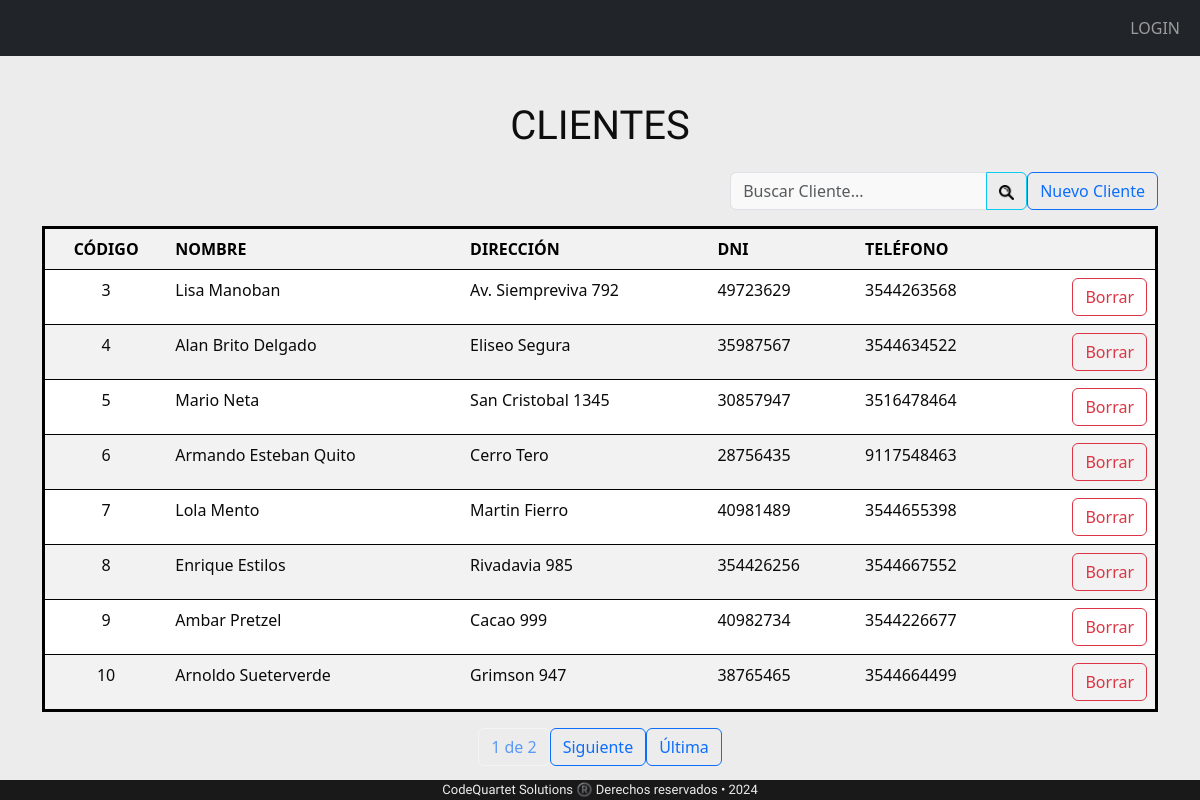
Page /tablaclientes/ on the earlier database version.
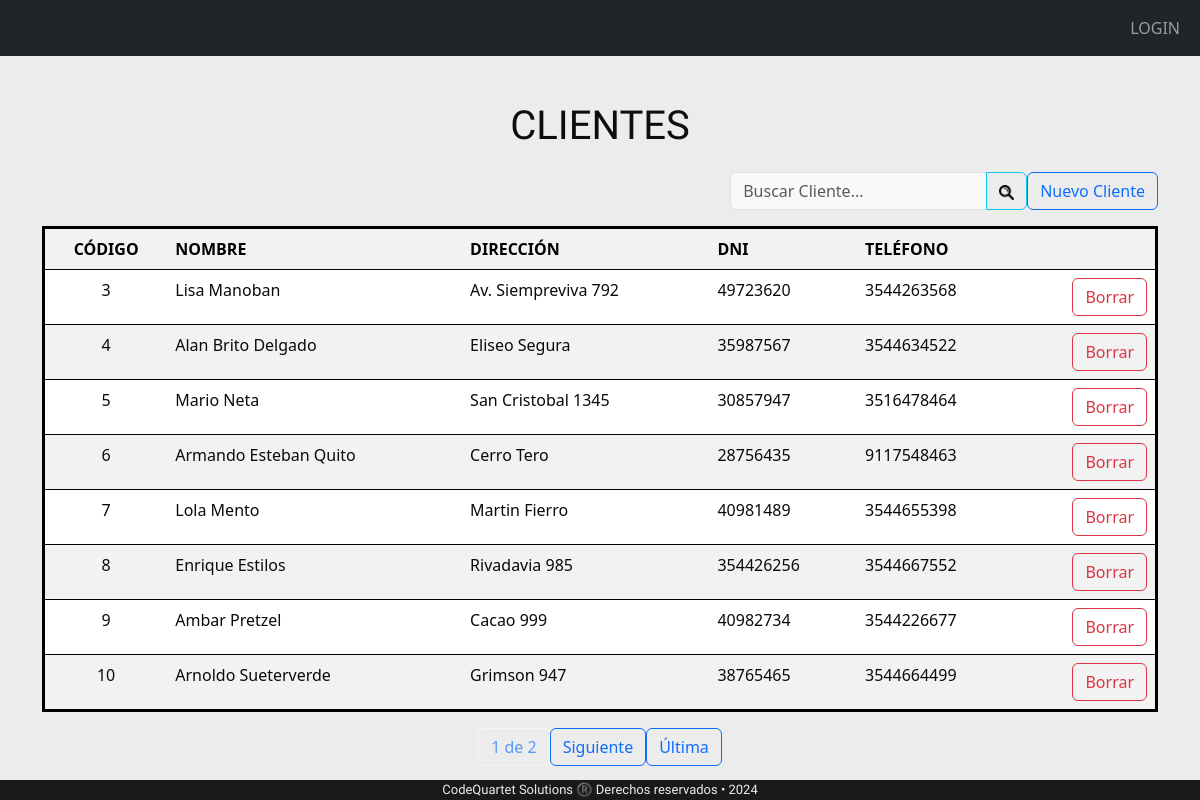
Same page on the later database version.
### appRieVictoria/models.py (models this page shows, shortened)
class Clientes (models.Model):
    nombre = models.CharField(max_length=100, help_text= '')
    direccion = models.CharField(max_length=100, help_text='')
    DNI = models.PositiveBigIntegerField(help_text='')
    telefono = models.PositiveBigIntegerField(help_text='')
    empleados = models.ManyToManyField("Empleados" ,related_name='clientes_relacionados', through="Ventas")

### appRieVictoria/views.py (the view)
class tablaClientes(ListView):
    model = Clientes
    template_name = 'tablaClientes.html'
    context_object_name = 'Clientes'
    paginate_by = 8
    def get_queryset(self):
        query = self.request.GET.get('q', '')
        clientes = Clientes.objects.filter(nombre__icontains=query)
        return clientes
    def get_context_data(self, **kwargs):
        context = super().get_context_data(**kwargs)
        query = self.request.GET.get('q', '')
        context['query'] = query
        return context

### proyectoRieVictoria/templates/tablaclientes.html (shortened to what this page needs)
{% extends "base.html" %}
{% block content %}
<div class="nombreTablas">
    <p >CLIENTES</p>
</div>
<div class="row">
    <div class="col d-flex justify-content-end  mb-3">
        <form method="GET">
            <div class="input-group">
                <input type="text" class="form-control inputApagado " name="q" value="{{ query }}" placeholder="Buscar Cliente...">
                <button class="btn btn-outline-info"
                 type="submit"><img src="/static/img/search.png"  alt="Lupa de búsqueda" width="15" height="15" ></button>
            </div>
        </form>
    <a class="btn btn-outline-primary" href="/clientes/ClientesNuevo{{ p.id}}">Nuevo Cliente</a></td>
    </div>
</div>
<table style="border-style: solid; border-color: black;" class="table table-striped">
            <tr>
                <th class="centrado">CÓDIGO</th>
                <th>NOMBRE</th>
                <th>DIRECCIÓN</th>
                <th>DNI</th>
                <th>TELÉFONO</th>
                <th></th>
            </tr>
            {% for p in Clientes %}
            <tr onclick="window.location='/clientes/ClientesModif/{{ p.id }}/'">
                <td class="centrado"><a>{{ p.id }}</a></td>
                <td>{{ p.nombre }}</td>
                <td>{{ p.direccion }}</td>
                <td>{{ p.DNI}}</td>
                <td>{{ p.telefono }}</td>
                <td>
                    <div class="d-flex justify-content-end">
                        <a class="btn btn-outline-danger" href="/clientes/ClientesBorrar/{{ p.id }}">Borrar</a>
                    </div>
                </td>
            </tr>
            {% endfor %}
    </table>
    <div class="pagination justify-content-center">
        <span class="current-page btn btn-outline-light disabled text-primary mb-3">
            {{ page_obj.number }} de {{ page_obj.paginator.num_pages }}
        </span>
        {% if page_obj.has_next %}
            <a class="btn btn-outline-primary mb-3" href="?page={{ page_obj.next_page_number }}">
                Siguiente
            </a>
            <a class="btn btn-outline-primary mb-3" href="?page={{ page_obj.paginator.num_pages }}">
                Última
            </a>
        {% endif %}
    </div>
{% endblock %}

Differences in the rows shown:
changed Clientes "Lisa Manoban": DNI "49723629" → "49723620"
